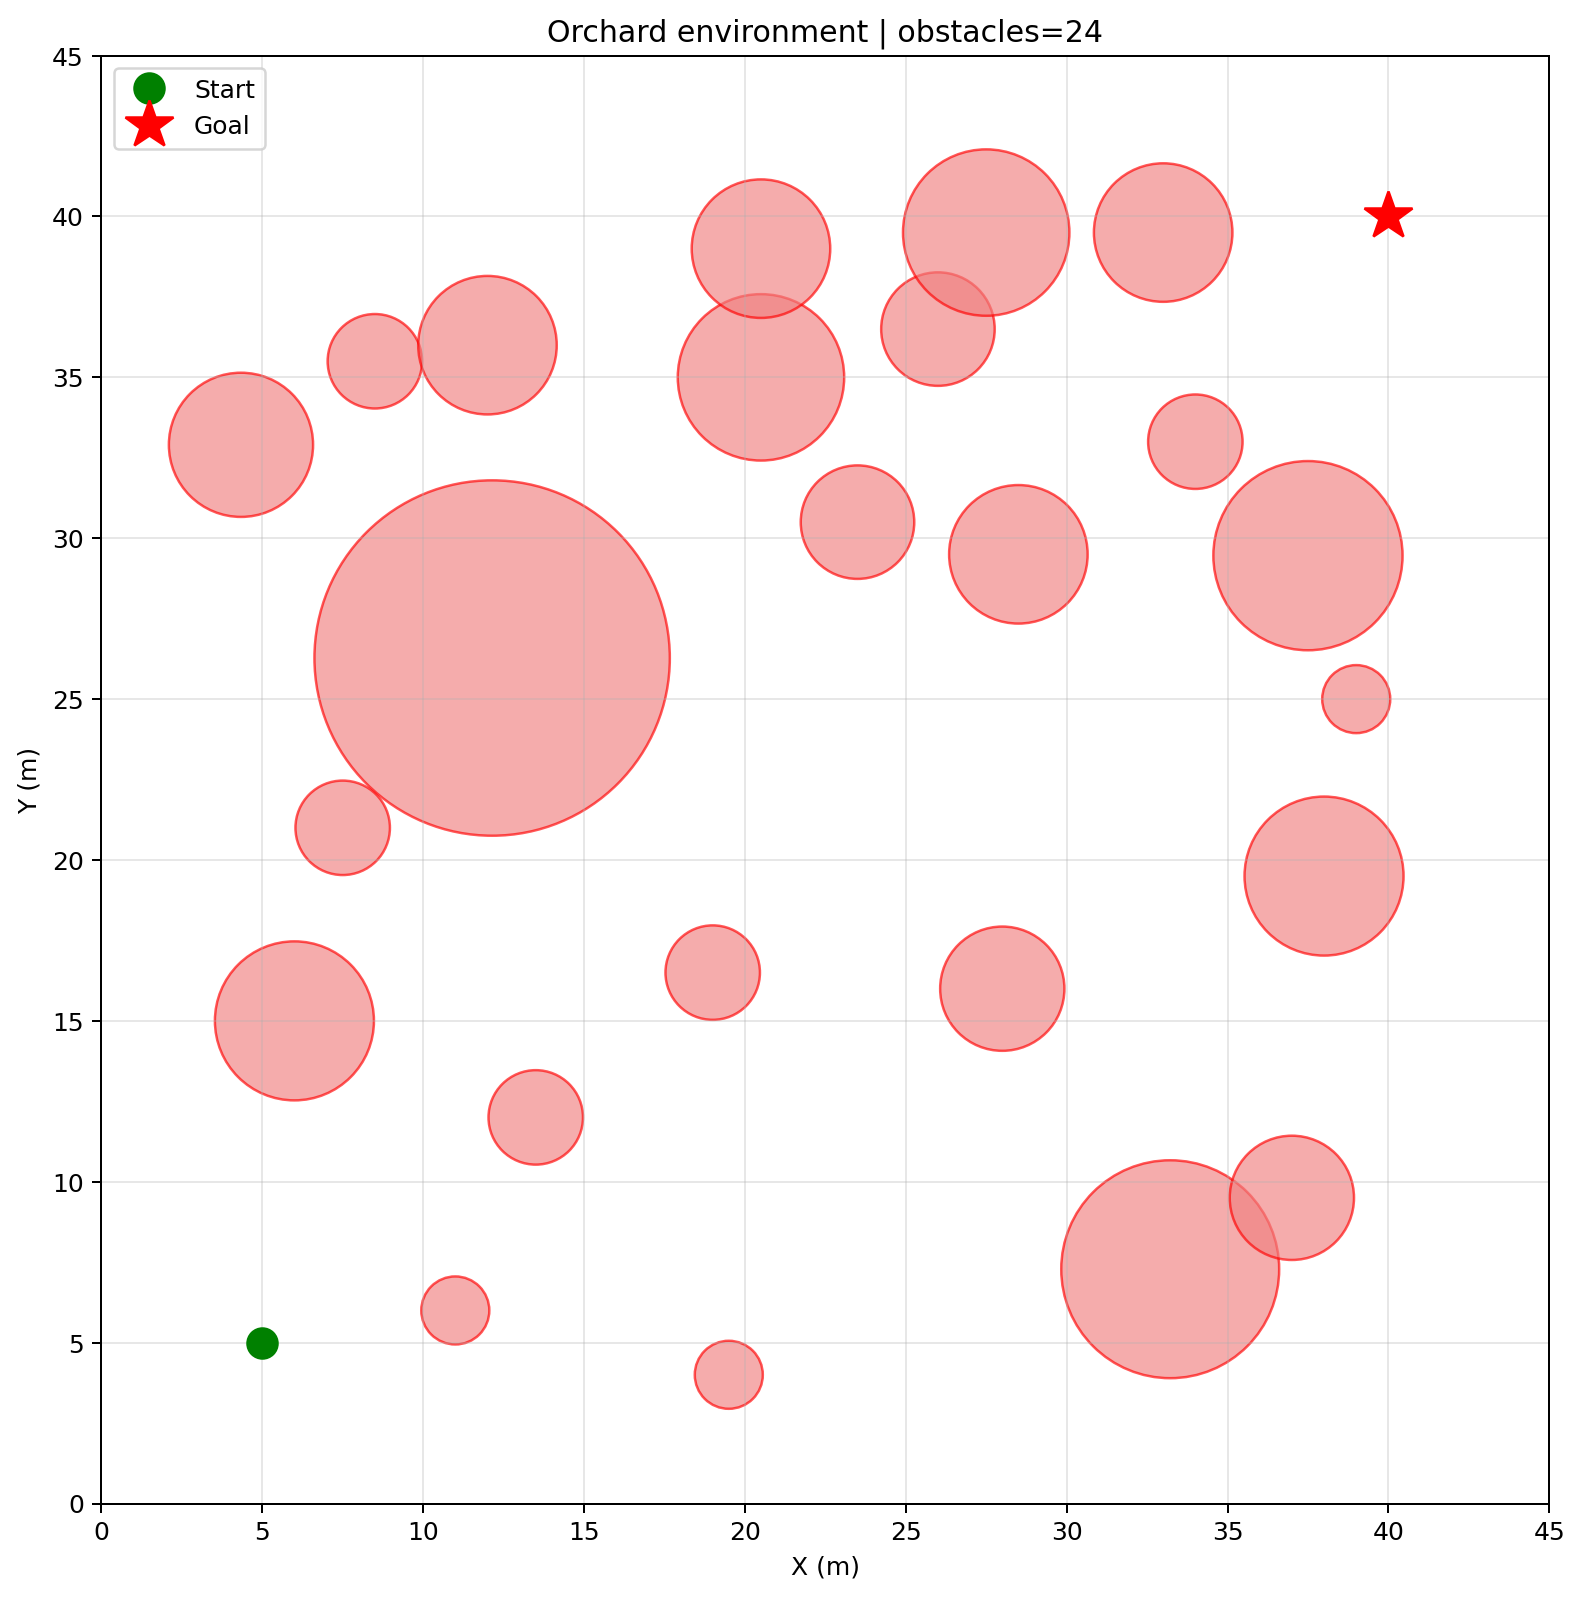

Generate this figure with Python:
"""
果园环境生成和管理模块
基于栅格占用图生成圆形障碍物
"""
import sys
import os
import math
import numpy as np
from dataclasses import dataclass

sys.path.insert(0, os.path.abspath(os.path.join(os.path.dirname(__file__), '../../')))

from vehicle.vehicle_collision_test import CircleObstacle
from hybrid_sampler import GoalRectangle


@dataclass
class OrchardEnvironment:
    """果园环境数据类"""
    obstacles: list  # CircleObstacle 列表
    corridors: list  # SamplingCorridor 列表
    goal_rectangle: GoalRectangle
    start_pos: tuple  # (x, y) 起点坐标
    goal_pos: tuple   # (x, y) 目标坐标
    bounds: tuple     # (x_min, x_max, y_min, y_max)
    description: str  # 环境描述


def make_goal_rectangle(start_pos, goal_pos, length, width, forward_offset=0.0):
    """创建动态矩形的初始配置；规划时锚点会更新为当前末端节点。"""
    if length <= 0.0 or width <= 0.0:
        raise ValueError("矩形的 length 和 width 必须大于 0")
    return GoalRectangle(
        anchor_x=float(start_pos[0]),
        anchor_y=float(start_pos[1]),
        length=float(length),
        width=float(width),
        forward_offset=float(forward_offset),
    )


def grid_to_obstacles(occ_grid, cell_size=1.0, min_cluster_size=1, obstacle_safety_margin=0.4):
    """
    将占用栅格转换为圆形障碍物
    
    Args:
        occ_grid: 二进制占用栅格 (n x n)
        cell_size: 栅格单元大小（米）
        min_cluster_size: 最小聚类大小
    
    Returns:
        CircleObstacle 列表
    """
    obstacles = []
    visited = set()
    
    # 查找连通分量（聚类）
    for i in range(occ_grid.shape[0]):
        for j in range(occ_grid.shape[1]):
            if occ_grid[i, j] and (i, j) not in visited:
                # BFS 找聚类
                cluster = bfs_cluster(occ_grid, i, j, visited)
                
                if len(cluster) >= min_cluster_size:
                    # 计算聚类的中心和包含圆
                    center_i = np.mean([c[0] for c in cluster])
                    center_j = np.mean([c[1] for c in cluster])
                    
                    # 计算最小包含圆的半径
                    max_dist = 0
                    for ci, cj in cluster:
                        dist = np.sqrt((ci - center_i)**2 + (cj - center_j)**2)
                        max_dist = max(max_dist, dist)
                    
                    radius = (max_dist + obstacle_safety_margin) * cell_size  # 可配置的安全边距
                    
                    obs = CircleObstacle(
                        x=center_j * cell_size,
                        y=center_i * cell_size,
                        radius=radius
                    )
                    obstacles.append(obs)
    
    return obstacles


def bfs_cluster(grid, start_i, start_j, visited):
    """使用 BFS 找连通分量"""
    cluster = []
    queue = [(start_i, start_j)]
    visited.add((start_i, start_j))
    
    while queue:
        i, j = queue.pop(0)
        cluster.append((i, j))
        
        # 检查 4 邻域
        for di, dj in [(-1, 0), (1, 0), (0, -1), (0, 1)]:
            ni, nj = i + di, j + dj
            if (0 <= ni < grid.shape[0] and 0 <= nj < grid.shape[1] and
                grid[ni, nj] and (ni, nj) not in visited):
                visited.add((ni, nj))
                queue.append((ni, nj))
    
    return cluster


def make_orchard_environment(
    seed=42,
    grid_size=90,
    cell_size=1.0,
    rectangle_length=30.0,
    rectangle_width=30.0,
    rectangle_forward_offset=0.0,
    num_obstacles=18,
    obstacle_margin=5,
    obstacle_min_size=1,
    obstacle_max_size=4,
    obstacle_safety_margin=0.4,
):
    """
    生成果园仿真环境
    
    Args:
        seed: 随机种子
        grid_size: 栅格大小
        cell_size: 栅格单元对应的实际距离
    
    Returns:
        OrchardEnvironment 对象
    """
    import time
    total_start = time.time()
    
    print(f"[环境] 开始生成环境 (seed={seed}, grid_size={grid_size}x{grid_size})")
    
    rng = np.random.default_rng(seed)
    n = grid_size
    
    # 生成占用栅格
    print("[环境] 初始化栅格...")
    occ = np.zeros((n, n), dtype=bool)
    
    # 生成大量随机分散的小障碍物（类似图中的样子）
    print("[环境] 生成随机障碍物...")
    print(f"[环境] 将生成 {num_obstacles} 个障碍物...")

    for i, _ in enumerate(range(num_obstacles)):
        if i % 100 == 0:
            print(f"[环境] 已生成 {i}/{num_obstacles} 个障碍物...")
        # 随机位置
        x = rng.integers(obstacle_margin, n - obstacle_margin)
        y = rng.integers(obstacle_margin, n - obstacle_margin)

        # 随机大小
        width = rng.integers(obstacle_min_size, obstacle_max_size)
        height = rng.integers(obstacle_min_size, obstacle_max_size)
        
        # 放置障碍物
        x_start = max(0, x - width // 2)
        x_end = min(n, x + width // 2 + 1)
        y_start = max(0, y - height // 2)
        y_end = min(n, y + height // 2 + 1)
        
        occ[x_start:x_end, y_start:y_end] = 1
    
    print("[环境] 转换为圆形障碍物...")
    # 转换为圆形障碍物
    obstacles = grid_to_obstacles(occ, cell_size=cell_size, obstacle_safety_margin=obstacle_safety_margin)
    print(f"[环境] 得到 {len(obstacles)} 个圆形障碍物")
    
    # 清除起点和目标周围的障碍
    print("[环境] 清理起点和目标...")
    start = (n // 2, 5)  # 左下
    goal = (n // 2, n - 5)  # 右下
    
    obstacles = [
        obs for obs in obstacles 
        if not (obs_overlaps_point(obs, start, cell_size) or 
                obs_overlaps_point(obs, goal, cell_size))
    ]
    
    # 坐标转换：从栅格坐标 (i, j) 转换为实际坐标 (x, y)
    # 栅格坐标中 i 是行（对应 y），j 是列（对应 x）
    start_pos = (start[1] * cell_size, start[0] * cell_size)
    goal_pos = (goal[1] * cell_size, goal[0] * cell_size)
    bounds = (0, n * cell_size, 0, n * cell_size)
    
    # 清空走廊（因为这种环境不需要规则走廊）
    corridors = []
    goal_rectangle = make_goal_rectangle(
        start_pos,
        goal_pos,
        rectangle_length,
        rectangle_width,
        rectangle_forward_offset,
    )
    
    elapsed = time.time() - total_start
    print(f"[环境] ✓ 环境生成完成 ({elapsed:.2f}s, {len(obstacles)} 个有效障碍物)")
    
    return OrchardEnvironment(
        obstacles=obstacles,
        corridors=corridors,
        goal_rectangle=goal_rectangle,
        start_pos=start_pos,
        goal_pos=goal_pos,
        bounds=bounds,
        description=f"随机环境 (网格{n}x{n}, 种子{seed}, {len(obstacles)}个障碍物)"
    )


def obs_overlaps_point(obstacle, grid_point, cell_size=1.0):
    """检查障碍物是否与栅格点重叠"""
    obs_x, obs_y = obstacle.x, obstacle.y
    point_x = grid_point[1] * cell_size
    point_y = grid_point[0] * cell_size
    dist = np.sqrt((obs_x - point_x)**2 + (obs_y - point_y)**2)
    return dist < obstacle.radius + 1.0


def make_complex_environment(
    seed=42,
    grid_size=90,
    cell_size=1.0,
    rectangle_length=30.0,
    rectangle_width=30.0,
    rectangle_forward_offset=0.0,
    obstacle_safety_margin=0.4,
):
    """生成含更多、更大障碍物的复杂果园环境。"""
    rng = np.random.default_rng(seed)
    n = grid_size
    occ = np.zeros((n, n), dtype=bool)

    for _ in range(35):
        row = rng.integers(8, n - 8)
        col = rng.integers(8, n - 8)
        height = rng.integers(2, 7)
        width = rng.integers(2, 7)
        row_start = max(0, row - height // 2)
        row_end = min(n, row + height // 2 + 1)
        col_start = max(0, col - width // 2)
        col_end = min(n, col + width // 2 + 1)
        occ[row_start:row_end, col_start:col_end] = True

    obstacles = grid_to_obstacles(occ, cell_size=cell_size, obstacle_safety_margin=obstacle_safety_margin)
    start = (10, 10)
    goal = (n - 10, n - 10)
    obstacles = [
        obstacle
        for obstacle in obstacles
        if not obs_overlaps_point(obstacle, start, cell_size)
        and not obs_overlaps_point(obstacle, goal, cell_size)
    ]

    start_pos = (start[1] * cell_size, start[0] * cell_size)
    goal_pos = (goal[1] * cell_size, goal[0] * cell_size)
    bounds = (0, n * cell_size, 0, n * cell_size)
    goal_rectangle = make_goal_rectangle(
        start_pos,
        goal_pos,
        rectangle_length,
        rectangle_width,
        rectangle_forward_offset,
    )

    return OrchardEnvironment(
        obstacles=obstacles,
        corridors=[],
        goal_rectangle=goal_rectangle,
        start_pos=start_pos,
        goal_pos=goal_pos,
        bounds=bounds,
        description=(
            f"复杂随机环境 (网格{n}x{n}, 种子{seed}, "
            f"{len(obstacles)}个障碍物)"
        ),
    )


def make_hybrid_benchmark_environment(
    scenario="single_blocker",
    rectangle_length=30.0,
    rectangle_width=20.0,
):
    """构造用于比较 GoalBias 与 Hybrid 的确定性圆障碍果园场景。"""
    bounds = (0.0, 90.0, 0.0, 90.0)
    scenarios = {
        # 目标直连线被单棵大树截断，突出一次切向子目标的作用。
        "single_blocker": {
            "start": (8.0, 45.0),
            "goal": (82.0, 45.0),
            "obstacles": [
                (43.0, 45.0, 5.0),
                (28.0, 27.0, 3.0), (28.0, 65.0, 3.0),
                (60.0, 28.0, 3.5), (61.0, 64.0, 3.5),
            ],
            "description": "Hybrid基准1：单圆封锁目标直线",
        },
        # 多棵树交错压住中心线，但上下均留有可行空间。
        "staggered_trees": {
            "start": (8.0, 45.0),
            "goal": (82.0, 45.0),
            "obstacles": [
                (27.0, 42.0, 3.2),
                (40.0, 49.0, 3.2),
                (53.0, 41.0, 3.2),
                (66.0, 49.0, 3.2),
                (27.0, 68.0, 3.0), (40.0, 22.0, 3.0),
                (54.0, 68.0, 3.0), (67.0, 22.0, 3.0),
            ],
            "description": "Hybrid基准2：交错圆形果树连续绕行",
        },
        # 两排果树形成窄而清晰的行间通道，矩形采样应减少无效侧向探索。
        "row_corridor": {
            "start": (8.0, 45.0),
            "goal": (82.0, 45.0),
            "obstacles": [
                *[(x, 34.0, 3.0) for x in range(18, 79, 10)],
                *[(x, 56.0, 3.0) for x in range(18, 79, 10)],
                (44.0, 45.0, 2.8),
            ],
            "description": "Hybrid基准3：果树行间窄通道与局部阻挡",
        },
    }
    if scenario not in scenarios:
        raise ValueError(
            f"未知Hybrid基准场景: {scenario}; 可选: {', '.join(scenarios)}"
        )

    config = scenarios[scenario]
    start_pos = config["start"]
    goal_pos = config["goal"]
    obstacles = [CircleObstacle(x, y, radius) for x, y, radius in config["obstacles"]]
    return OrchardEnvironment(
        obstacles=obstacles,
        corridors=[],
        goal_rectangle=make_goal_rectangle(
            start_pos, goal_pos, rectangle_length, rectangle_width
        ),
        start_pos=start_pos,
        goal_pos=goal_pos,
        bounds=bounds,
        description=config["description"],
    )


def make_density_environment(
    obstacle_count=20,
    seed=0,
    rectangle_length=30.0,
    rectangle_width=20.0,
):
    """生成固定范围、不同圆形障碍数量的随机果园地图。"""
    rng = np.random.default_rng(seed)
    bounds = (0.0, 90.0, 0.0, 90.0)
    start_pos = (8.0, 45.0)
    goal_pos = (82.0, 45.0)
    obstacles = []
    attempts = 0
    while len(obstacles) < int(obstacle_count) and attempts < obstacle_count * 100:
        attempts += 1
        x = float(rng.uniform(5.0, 85.0))
        y = float(rng.uniform(5.0, 85.0))
        radius = float(rng.uniform(1.8, 3.8))
        if math.hypot(x - start_pos[0], y - start_pos[1]) < radius + 6.0:
            continue
        if math.hypot(x - goal_pos[0], y - goal_pos[1]) < radius + 6.0:
            continue
        obstacles.append(CircleObstacle(x, y, radius))
    return OrchardEnvironment(
        obstacles=obstacles,
        corridors=[],
        goal_rectangle=make_goal_rectangle(
            start_pos, goal_pos, rectangle_length, rectangle_width
        ),
        start_pos=start_pos,
        goal_pos=goal_pos,
        bounds=bounds,
        description=f"密度实验地图（{obstacle_count}个圆形障碍，地图种子{seed}）",
    )


def make_overlap_environment(
    overlap_percent=0,
    seed=0,
    obstacle_count=30,
    rectangle_length=30.0,
    rectangle_width=20.0,
):
    """生成固定障碍数量、不同圆形障碍重叠程度的随机地图。"""
    rng = np.random.default_rng(seed)
    bounds = (0.0, 90.0, 0.0, 90.0)
    start_pos, goal_pos = (8.0, 45.0), (82.0, 45.0)
    obstacles = []
    overlap_probability = max(0.0, min(1.0, overlap_percent / 100.0))
    attempts = 0
    while len(obstacles) < obstacle_count and attempts < obstacle_count * 200:
        attempts += 1
        radius = float(rng.uniform(1.8, 3.8))
        if obstacles and rng.random() < overlap_probability:
            parent = obstacles[int(rng.integers(0, len(obstacles)))]
            angle = float(rng.uniform(-math.pi, math.pi))
            distance = float(rng.uniform(0.25, 0.85)) * (parent.radius + radius)
            x = parent.x + distance * math.cos(angle)
            y = parent.y + distance * math.sin(angle)
        else:
            x = float(rng.uniform(5.0, 85.0))
            y = float(rng.uniform(5.0, 85.0))
        if not (3.0 <= x <= 87.0 and 3.0 <= y <= 87.0):
            continue
        if math.hypot(x - start_pos[0], y - start_pos[1]) < radius + 6.0:
            continue
        if math.hypot(x - goal_pos[0], y - goal_pos[1]) < radius + 6.0:
            continue
        obstacles.append(CircleObstacle(x, y, radius))
    return OrchardEnvironment(
        obstacles=obstacles,
        corridors=[],
        goal_rectangle=make_goal_rectangle(
            start_pos, goal_pos, rectangle_length, rectangle_width
        ),
        start_pos=start_pos,
        goal_pos=goal_pos,
        bounds=bounds,
        description=f"重叠率实验地图（{overlap_percent}%、{obstacle_count}个障碍、种子{seed}）",
    )


def make_gap_environment(
    gap_width=4.5,
    seed=0,
    rectangle_length=30.0,
    rectangle_width=20.0,
):
    """生成由圆形树冠构成的单一必经窄通道。

    ``gap_width`` 是两侧树冠边界之间的净间隙，而非圆心距。通过改变
    墙体位置和通道中心获得不同地图，但每张地图保持相同的净通行宽度。
    """
    if gap_width <= 0.0:
        raise ValueError("gap_width 必须大于 0")

    rng = np.random.default_rng(seed)
    bounds = (0.0, 90.0, 0.0, 90.0)
    start_pos, goal_pos = (8.0, 45.0), (82.0, 45.0)
    radius = float(rng.uniform(3.0, 3.4))
    wall_x = float(45.0 + rng.uniform(-2.0, 2.0))
    gate_y = float(45.0 + rng.uniform(-1.5, 1.5))
    spacing = 2.0 * radius - 0.45  # 相邻树冠轻微重叠，避免从墙体侧面穿过。

    lower_gate_center = gate_y - (radius + gap_width / 2.0)
    upper_gate_center = gate_y + (radius + gap_width / 2.0)
    wall_centers = [lower_gate_center, upper_gate_center]

    y = lower_gate_center - spacing
    while y > radius - 0.2:
        wall_centers.append(y)
        y -= spacing
    y = upper_gate_center + spacing
    while y < 90.0 - radius + 0.2:
        wall_centers.append(y)
        y += spacing

    obstacles = [CircleObstacle(wall_x, y, radius) for y in wall_centers]

    # 少量远离门洞的果树避免环境退化成完全规则的人工墙体。
    for side_x in (25.0, 66.0):
        for _ in range(2):
            x = float(side_x + rng.uniform(-4.0, 4.0))
            y = float(rng.choice((rng.uniform(10.0, 25.0), rng.uniform(65.0, 80.0))))
            r = float(rng.uniform(1.8, 2.8))
            obstacles.append(CircleObstacle(x, y, r))

    return OrchardEnvironment(
        obstacles=obstacles,
        corridors=[],
        goal_rectangle=make_goal_rectangle(
            start_pos, goal_pos, rectangle_length, rectangle_width
        ),
        start_pos=start_pos,
        goal_pos=goal_pos,
        bounds=bounds,
        description=(
            f"窄通道实验地图（净间隙{gap_width:.1f}m、地图种子{seed}）"
        ),
    )


def _corridor_values(corridor):
    if isinstance(corridor, dict):
        return [
            corridor["x1"], corridor["y1"],
            corridor["x2"], corridor["y2"], corridor["width"],
        ]
    return [
        corridor.x1, corridor.y1,
        corridor.x2, corridor.y2, corridor.width,
    ]


def save_environment(environment, npz_path):
    """把果园环境保存为可由实验脚本直接读取的NPZ文件。"""
    npz_path = os.path.abspath(npz_path)
    os.makedirs(os.path.dirname(npz_path), exist_ok=True)

    obstacles = np.asarray(
        [[obs.x, obs.y, obs.radius] for obs in environment.obstacles],
        dtype=float,
    ).reshape(-1, 3)
    corridors = np.asarray(
        [_corridor_values(corridor) for corridor in environment.corridors],
        dtype=float,
    ).reshape(-1, 5)
    rectangle = environment.goal_rectangle

    np.savez_compressed(
        npz_path,
        format_version=np.asarray([1], dtype=np.int32),
        obstacles=obstacles,
        corridors=corridors,
        start_pos=np.asarray(environment.start_pos, dtype=float),
        goal_pos=np.asarray(environment.goal_pos, dtype=float),
        bounds=np.asarray(environment.bounds, dtype=float),
        rectangle=np.asarray([
            rectangle.length,
            rectangle.width,
            rectangle.forward_offset,
        ], dtype=float),
        description=np.asarray(environment.description),
    )
    print(f"[环境] NPZ已保存: {npz_path}")
    return npz_path


def load_environment(npz_path):
    """从NPZ恢复完整果园环境。"""
    npz_path = os.path.abspath(npz_path)
    with np.load(npz_path, allow_pickle=False) as data:
        required = {
            "obstacles", "corridors", "start_pos", "goal_pos",
            "bounds", "rectangle", "description",
        }
        missing = required.difference(data.files)
        if missing:
            raise ValueError(
                f"环境NPZ缺少字段: {', '.join(sorted(missing))}"
            )

        start_pos = tuple(float(v) for v in data["start_pos"])
        goal_pos = tuple(float(v) for v in data["goal_pos"])
        bounds = tuple(float(v) for v in data["bounds"])
        rectangle_values = data["rectangle"].astype(float)
        obstacles = [
            CircleObstacle(float(x), float(y), float(radius))
            for x, y, radius in data["obstacles"]
        ]
        corridors = [
            {
                "x1": float(x1), "y1": float(y1),
                "x2": float(x2), "y2": float(y2),
                "width": float(width),
            }
            for x1, y1, x2, y2, width in data["corridors"]
        ]
        description = str(data["description"].item())

    environment = OrchardEnvironment(
        obstacles=obstacles,
        corridors=corridors,
        goal_rectangle=make_goal_rectangle(
            start_pos,
            goal_pos,
            length=float(rectangle_values[0]),
            width=float(rectangle_values[1]),
            forward_offset=float(rectangle_values[2]),
        ),
        start_pos=start_pos,
        goal_pos=goal_pos,
        bounds=bounds,
        description=description,
    )
    print(f"[环境] 已读取NPZ: {npz_path}")
    return environment


def plot_environment(environment, image_path=None, show=True):
    """显示果园环境，并可同时保存PNG图片。"""
    import matplotlib.pyplot as plt
    from matplotlib import font_manager
    from matplotlib.patches import Circle

    available_fonts = {
        font.name for font in font_manager.fontManager.ttflist
    }
    for font_name in ("PingFang SC", "Heiti SC", "SimHei", "Noto Sans CJK SC"):
        if font_name in available_fonts:
            plt.rcParams["font.sans-serif"] = [font_name]
            break
    plt.rcParams["axes.unicode_minus"] = False

    fig, ax = plt.subplots(figsize=(10, 9))
    for obstacle in environment.obstacles:
        ax.add_patch(Circle(
            (obstacle.x, obstacle.y),
            obstacle.radius,
            facecolor="lightcoral",
            edgecolor="red",
            alpha=0.65,
        ))

    ax.plot(*environment.start_pos, "go", markersize=12, label="Start")
    ax.plot(*environment.goal_pos, "r*", markersize=20, label="Goal")
    x_min, x_max, y_min, y_max = environment.bounds
    ax.set_xlim(x_min, x_max)
    ax.set_ylim(y_min, y_max)
    ax.set_aspect("equal")
    ax.grid(True, alpha=0.3)
    ax.set_xlabel("X (m)")
    ax.set_ylabel("Y (m)")
    ax.set_title(
        f"Orchard environment | obstacles={len(environment.obstacles)}"
    )
    ax.legend(loc="upper left")
    fig.tight_layout()

    if image_path:
        image_path = os.path.abspath(image_path)
        os.makedirs(os.path.dirname(image_path), exist_ok=True)
        fig.savefig(image_path, dpi=180, bbox_inches="tight")
        print(f"[环境] 图片已保存: {image_path}")

    if show:
        plt.show()
    else:
        plt.close(fig)
    return fig


if __name__ == "__main__":
    output_dir = os.path.dirname(__file__)
    env = make_complex_environment(
        seed=12,
        grid_size=90,
        cell_size=0.5,
        rectangle_length=15.0,
        rectangle_width=30.0,
    )
    save_environment(
        env,
        os.path.join(output_dir, "orchard_environment.npz"),
    )
    plot_environment(
        env,
        image_path=os.path.join(output_dir, "orchard_environment.png"),
        show=True,
    )
    print(f"环境: {env.description}")
    print(f"起点: {env.start_pos}")
    print(f"目标: {env.goal_pos}")
    print(f"障碍物数: {len(env.obstacles)}")
    print(f"走廊数: {len(env.corridors)}")
